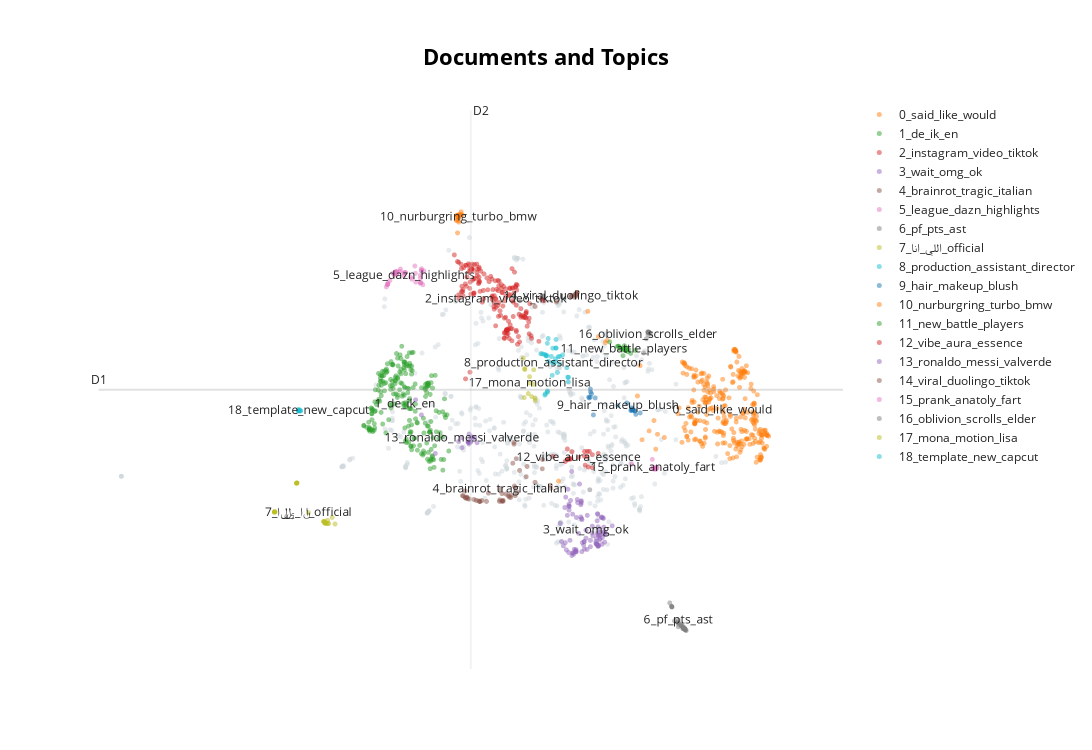

Notebook cell for this chart:
### Markdown cell above
## 4. Visuelle Exploration mit UMAP

Zur besseren Interpretation der durch BERTopic erzeugten Embeddings und Topics projizieren wir die hochdimensionalen Embeddings in 2D mit **UMAP**. So lassen sich thematische Cluster visuell erkennen.

### Code cell
# Visualisierung nach Topic
topic_model.visualize_documents(texts, topics=topics)
